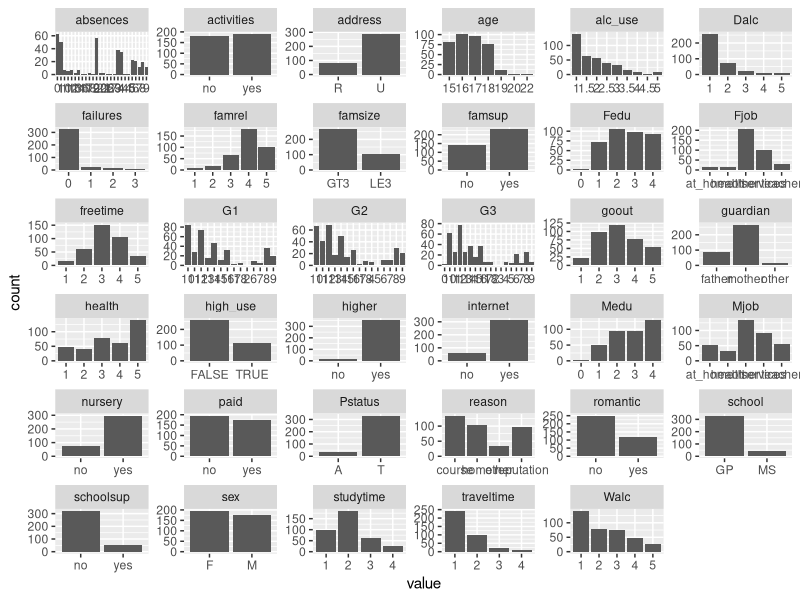
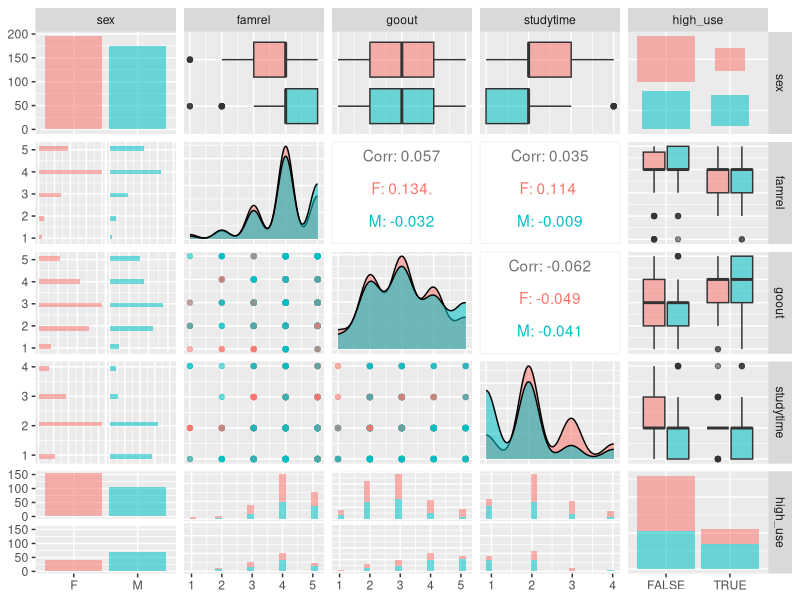
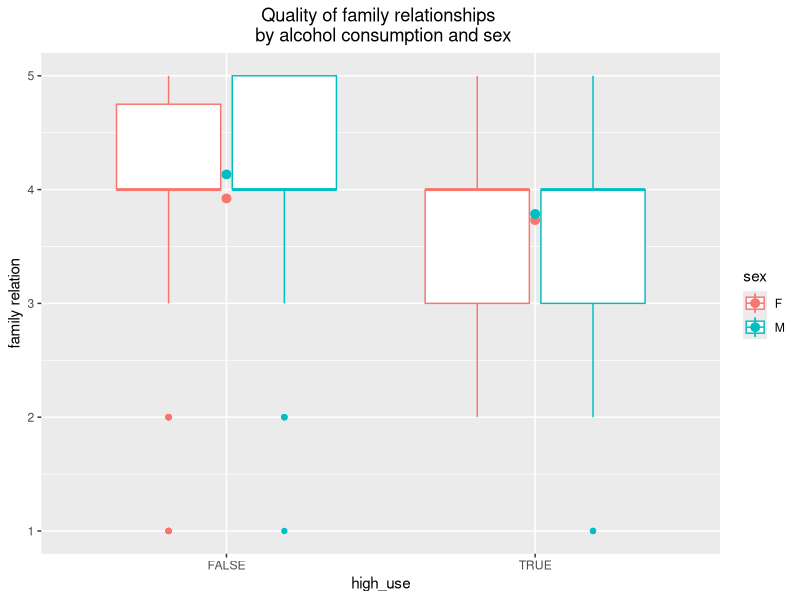
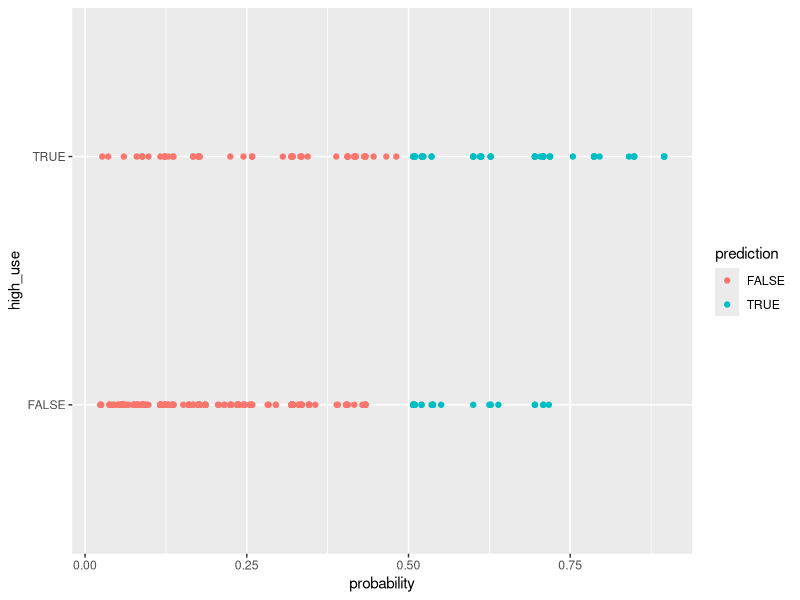

These figures' R source, in order: (Note: a time limit stopped this script after it produced the figures.)
## ---- chunk 1
date()
## ---- chunk 2
alc <- read.table("data/alc.csv", header = TRUE, sep = ",", stringsAsFactors = TRUE)
colnames(alc)
## ---- chunk 3
fig.width=8
fig.height=6
library(tidyr); library(dplyr); library(ggplot2)
gather(alc) %>% ggplot(aes(value)) + facet_wrap("key", scales = "free") + geom_bar()
## ---- chunk 4
# exclude variables "Dalc","Walc","high_use" which are directly related to "alc_use"
selvarnames <- names(alc) %in% c("Dalc","Walc","high_use")
alc2 <- alc[!selvarnames == T]
# create formula with where "alc_use" is explained by select variables (stored in alc2)
fmla <- as.formula(paste("alc_use~",paste(names(alc2)[1:31],collapse="+")))
# create linear regression model and read the summary
model1 <- lm(data=alc2, formula = fmla)
summary(model1)
## ---- chunk 5
library(ggplot2)
library(GGally)
#construct subset comprising columns 2 (sex), 22 (family relationship), 24 (going out), 14 (study time) and 35 (high_use)
alcpairs <- alc[, c(2, 22,24,14,35)]
#plot the pairs
ggpairs(alcpairs, mapping = aes(col=sex, alpha = 0.3), lower = list(combo = wrap("facethist", bins = 20)))
## ---- chunk 6
alc %>% group_by(sex, high_use) %>% summarise(count = n(), famrel=mean(famrel), goout=mean(goout), studytime=mean(studytime))
## ---- chunk 7
# initialise a plot of high_use and famrel
g <- ggplot(alc, aes(x = high_use, y = famrel, col = sex))
g + geom_boxplot() + ylab("family relation") + ggtitle("Quality of family relationships \n by alcohol consumption and sex") + theme(plot.title = element_text(hjust = 0.5)) + stat_summary(fun=mean)
## ---- chunk 8
alc %>% group_by(sex, high_use) %>% summarise(count = n(), famrel_mean=mean(famrel), famrel_median=median(famrel), goout_mean=mean(goout), goout_median=median(goout))
## ---- chunk 9
m <- glm(high_use ~ sex + famrel + goout + studytime, data = alc, family = "binomial")
summary(m)
# compute odds ratios (OR)
OR <- coef(m) %>% exp
# compute confidence intervals (CI)
CI <- exp(confint(m))
# print out the odds ratios with their confidence intervals
cbind(OR, CI)
## ---- chunk 10
# predict() the probability of high_use
probabilities <- predict(m, type = "response")
# add the predicted probabilities to "alc"
alc <- mutate(alc, probability = probabilities)
# use the probabilities to make a prediction of high_use
alc <- mutate(alc, prediction = probabilities > 0.5)
# tabulate the target variable versus the predictions. The numbers are the count of individuals.
table(high_use = alc$high_use, prediction = alc$prediction) 
# tabulate the target variable versus the predictions. The table shows the proportions.
table(high_use = alc$high_use, prediction = alc$prediction) %>% prop.table() %>% addmargins()
## ---- chunk 11
# initialize a plot of 'high_use' versus 'probability' in 'alc'
g <- ggplot(alc, aes(x = probability, y = high_use, col = prediction))
# define the geom as points and draw the plot
g + geom_point()
# define a loss function (mean prediction error)
loss_func <- function(class, prob) {
  n_wrong <- abs(class - prob) > 0.5
  mean(n_wrong)
}
# call loss_func to compute the average number of wrong predictions in the (training) data
loss_func(class = alc$high_use, prob = alc$probability)
## ---- chunk 12
# Performing ten-fold cross-validation
library(boot)
cv <- cv.glm(data = alc, cost = loss_func, glmfit = m, K = 10)
# average number of wrong predictions in the cross validation
cv$delta[1]
# calculating the difference between using ten-fold cross-validation and a loss function
cv$delta[1]-loss_func(class = alc$high_use, prob = alc$probability)
## ---- chunk 13
library(dplyr)
library(boot)
howmanyvar <- 31 #Enter here how many variables you want to test for. 31 is the maximum. (33 variables were included in the original dataset but two of these will always be excluded for computational feasibility and avoidance of near-perfect correlation.)
#create vector, in sequence, starting from the number above, descending by 1.
v <- rev(seq(1,howmanyvar))
#create empty numeric vectors of same length for the results.
trainingerrors <- integer(howmanyvar)
predictionerrors <- integer(howmanyvar)
# define a loss function (average prediction error)
loss_func <- function(class, prob) {
  n_wrong <- abs(class - prob) > 0.5
  mean(n_wrong)
}
for(i in v) {
#Within the for loop, I first create temporary subsets called "alctest". I choose to exclude variables "Dalc", "Walc" as these were found to cause warnings when executing the logistic regression model and counting probabilities (highly correlated with "high_use"). I also exclude "probability" and "prediction" as the probability has been calculated based on the whole dataset and this will now be replaced.
exclvarnames <- names(alc) %in% c("Dalc","Walc", "alc_use", "probability", "prediction")
alctest <- alc[!exclvarnames == T]
#From the alctest subset I will gradually drop columns one at a time, starting from the number of variables entered in "howmanyvar". In alctest, 32 has become the index number for the variable high_use. Therefore, I always want to include that one.
alctest <- dplyr::select(alctest, 1:v[i], 32)
#However, I want to exclude "high_use" from the vector with columns names that I want to use on the right-hand side in the formula.
fnames <- names(alctest)[names(alctest) !="high_use"]
# create formula where "alc_use" is explained by the variables
f <- as.formula(paste("high_use~",paste(fnames,collapse="+")))
# run a logistic regression
m2 <- glm(f, data = alctest, family = "binomial")
# predict() the probability of high_use using model m2
probabilities <- predict(m2, type = "response")
# add the predicted probabilities to "alctest"
alctest <- mutate(alctest, probability = probabilities)
# compute the average number of wrong predictions in the (training) data and save the result in vector
trainingerrors[i] <- loss_func(alctest$high_use,alctest$probability)
# K-fold cross-validation
cv <- cv.glm(data = alctest, cost = loss_func, glmfit = m2, K = nrow(alctest))
# compute the average number of wrong predictions in the cross validation and save the result in vector
predictionerrors[i] <- cv$delta[1]
}
results <- data.frame(variables=v, trainingerrors=trainingerrors, predictionerrors=predictionerrors)
results
p <- ggplot(results, aes(x=variables)) + geom_line(aes(y=predictionerrors, color="prediction")) + geom_line(aes(y=trainingerrors, color="training"))
p + ggtitle("Relation between error rates\n and number of variables") + theme(plot.title = element_text(hjust = 0.5)) + xlab("Number of variables") + ylab("Error rate") + scale_color_discrete(name="Type of error")
